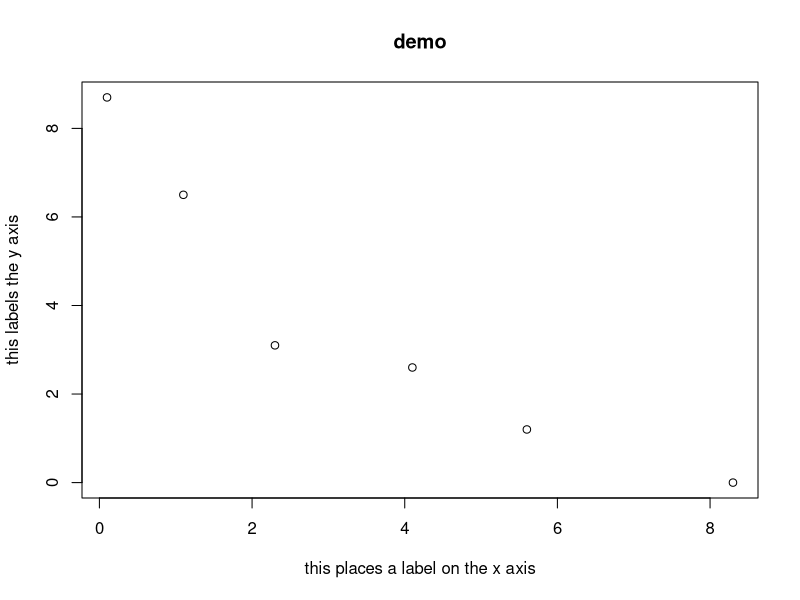
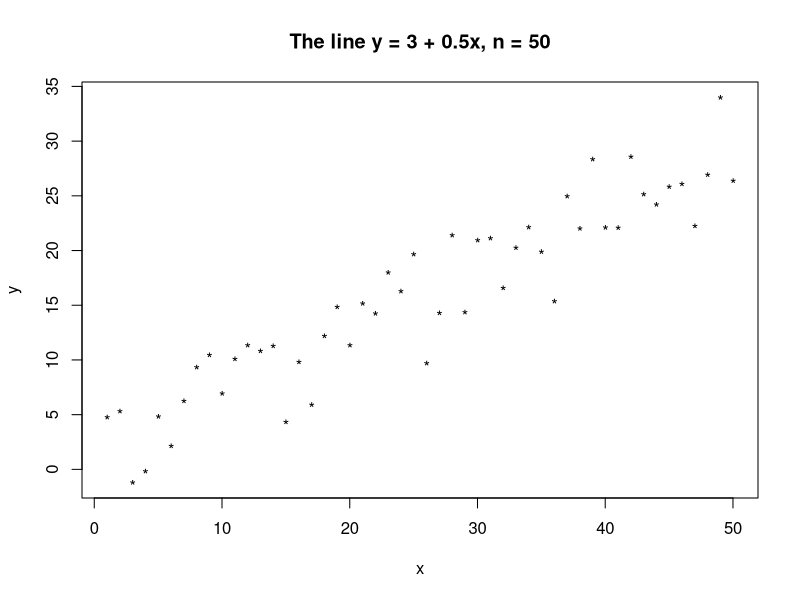

Write R code to recreate these figures, in order. (Note: this script raises an error after producing the figures.)
x <- c(0.1,1.1,2.3,4.1, 5.6, 8.3)
y <- c(8.7, 6.5, 3.1, 2.6, 1.2,0)
plot(x,y,xlab = 'this places a label on the x axis', ylab = 'this labels the y axis')
title('demo')
sum(x)
sum(x*y)
mean(x)
n <- 50         # the sample size, n, will be 50
x <- c(1:n)     # the x vector will just be 1,2,3,…50
# simulate n = 50 random normal errors with mean 0 and standard deviation 3
error <- rnorm(n, 0, 3)
# the model is y = 3 + 0.5*x + random error (white noise in this case)
y <- 3 + 0.5*x + error
plot(x,y,pch='*') # make a scatterplot of what was simulated
title('The line y = 3 + 0.5x, n = 50')
lines(x,fit$fitted.values) # add a line with the fitted values